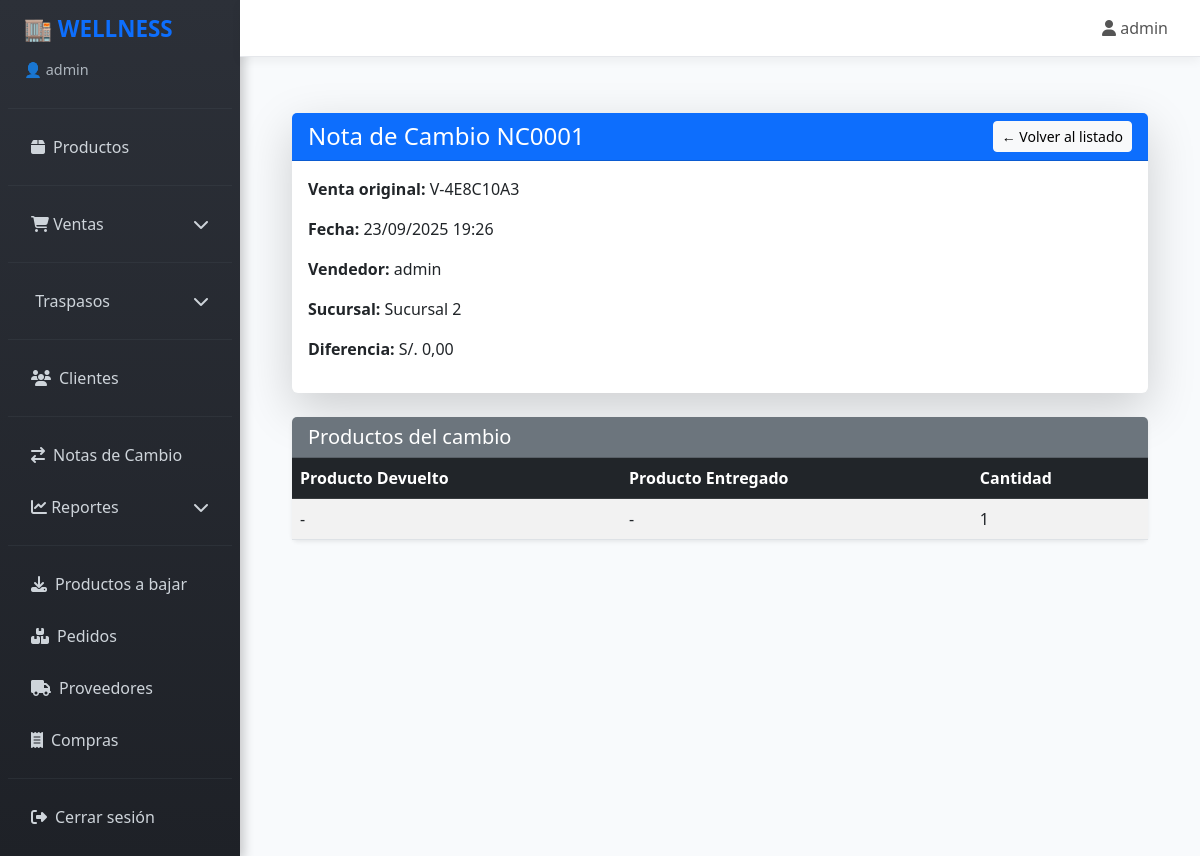
The app's page /inventory/notas-cambio/1/ (signed in) with its own data.
### inventory/models.py (models this page shows, shortened)
class NotaCambio(models.Model):
    numero = models.CharField(max_length=20, unique=True, default=generar_numero_cambio)
    venta_origen = models.ForeignKey("Ventas", on_delete=models.CASCADE, related_name="notas_cambio")
    fecha = models.DateTimeField(default=timezone.now)
    vendedor = models.ForeignKey(User, on_delete=models.SET_NULL, null=True, blank=True)
    sucursal = models.CharField(
        max_length=2,
        choices=[("S1", "Sucursal 1"), ("S2", "Sucursal 2"), ("S3", "Sucursal 3"), ("A", "Almacén")]
    )
    diferencia = models.DecimalField(max_digits=10, decimal_places=2, default=0)  # monto adicional a pagar o devolver

class Ventas(models.Model):
    numero = models.CharField(max_length=20, unique=True, default=generar_numero_venta)
    METODOS_PAGO = [
        ("efectivo", "Efectivo"),
        ("yape", "Yape"),
        ("visa", "Visa"),
        ("mixto", "Mixto"),
    ]
    ESTADOS = [
        ("pendiente", "Pendiente"),
        ("completada", "Completada"),
        ("anulada", "Anulada"),
    ]
    fecha = models.DateTimeField(default=timezone.now)
    sucursal = models.CharField(max_length=2, choices=[("S1","Sucursal 1"),("S2","Sucursal 2"),("S3","Sucursal 3"),("A","Almacén")])
    metodo_pago = models.CharField(max_length=20, choices=METODOS_PAGO)
    total = models.DecimalField(max_digits=10, decimal_places=2, default=0)
    vendedor = models.ForeignKey(User, on_delete=models.SET_NULL, null=True, blank=True)
    estado = models.CharField(max_length=20, choices=ESTADOS, default="pendiente")  # <- nuevo

class DetalleNotaCambio(models.Model):
    nota_cambio = models.ForeignKey(NotaCambio, on_delete=models.CASCADE, related_name="detalles")
    producto_devuelto = models.ForeignKey(
        "Productos",
        on_delete=models.SET_NULL,
        null=True,
        blank=True,
        related_name="cambios_devueltos"
    )
    producto_entregado = models.ForeignKey(
        "Productos",
        on_delete=models.SET_NULL,
        null=True,
        blank=True,
        related_name="cambios_entregados"
    )
    cantidad = models.PositiveIntegerField(default=1)

### inventory/views.py (the view)
# urls.py: path("notas-cambio/<int:pk>/", views.detalle_nota_cambio, name="detalle_nota_cambio"),
@login_required
def detalle_nota_cambio(request, pk):
    nota = get_object_or_404(NotaCambio, pk=pk)
    detalles = nota.detalles.all().select_related("producto_devuelto", "producto_entregado")
    return render(request, "notas_cambio/nota_cambio_detalle.html", {
        "nota": nota,
        "detalles": detalles,
    })

### inventory/templates/notas_cambio/nota_cambio_detalle.html (shortened to what this page needs)
{% extends "base.html" %}
{% block content %}
<div class="container mt-4">
  <div class="card shadow-lg border-0">
    <div class="card-header bg-primary text-white d-flex justify-content-between align-items-center">
      <h4 class="mb-0">Nota de Cambio {{ nota.numero }}</h4>
      <a href="{% url 'lista_notas_cambio' %}" class="btn btn-light btn-sm">
        ← Volver al listado
      </a>
    </div>
    <div class="card-body">
      <p><strong>Venta original:</strong> {{ nota.venta_origen.numero }}</p>
      <p><strong>Fecha:</strong> {{ nota.fecha|date:"d/m/Y H:i" }}</p>
      <p><strong>Vendedor:</strong> {{ nota.vendedor }}</p>
      <p><strong>Sucursal:</strong> {{ nota.get_sucursal_display }}</p>
      <p><strong>Diferencia:</strong> S/. {{ nota.diferencia|floatformat:2 }}</p>
    </div>
  </div>
  <div class="card mt-4 shadow-sm border-0">
    <div class="card-header bg-secondary text-white">
      <h5 class="mb-0">Productos del cambio</h5>
    </div>
    <div class="card-body p-0">
      <table class="table table-striped mb-0">
        <thead class="table-dark">
          <tr>
            <th>Producto Devuelto</th>
            <th>Producto Entregado</th>
            <th>Cantidad</th>
          </tr>
        </thead>
        <tbody>
          {% for detalle in detalles %}
          <tr>
            <td>
              {% if detalle.producto_devuelto %}
                {{ detalle.producto_devuelto.Codigo }} - {{ detalle.producto_devuelto.Marca }} {{ detalle.producto_devuelto.Modelo }}
              {% else %}
                -
              {% endif %}
            </td>
            <td>
              {% if detalle.producto_entregado %}
                {{ detalle.producto_entregado.Codigo }} - {{ detalle.producto_entregado.Marca }} {{ detalle.producto_entregado.Modelo }}
              {% else %}
                -
              {% endif %}
            </td>
            <td>{{ detalle.cantidad }}</td>
          </tr>
          {% empty %}
          <tr>
            <td colspan="3" class="text-center text-muted">No hay detalles registrados</td>
          </tr>
          {% endfor %}
        </tbody>
      </table>
    </div>
  </div>
</div>
{% endblock %}

### inventory/templates/base.html (shortened to what this page needs)
<!DOCTYPE html>
<html lang="es">
<head>
  <link href="https://cdn.jsdelivr.net/npm/bootstrap@5.3.0/dist/css/bootstrap.min.css" rel="stylesheet">
  <link href="https://cdnjs.cloudflare.com/ajax/libs/font-awesome/6.5.0/css/all.min.css" rel="stylesheet">
</head>
<body>
  <div class="sidebar">
    <h4>🏬 WELLNESS</h4>
    <div class="user-info">
      {% if request.user.is_authenticated %}
        👤 {{ request.user.get_full_name|default:request.user.username }}
      {% else %}
        👤 Invitado
      {% endif %}
    </div>
    <hr>
    <a href="{% url 'lista_productos' %}" class="{% if request.resolver_match.url_name == 'lista_productos' %}active{% endif %}">
      <i class="fa-solid fa-box"></i> Productos
    </a>
    <hr>
    {% if request.user.is_authenticated %}
    <a class="d-flex justify-content-between align-items-center" data-bs-toggle="collapse" href="#ventasSubmenu" role="button" aria-expanded="false" aria-controls="ventasSubmenu">
      <span><i class="fa-solid fa-cart-shopping"></i> Ventas</span>
      <i class="fa-solid fa-chevron-down"></i>
    </a>
    <hr>
    <a class="d-flex justify-content-between align-items-center" data-bs-toggle="collapse" href="#traspasosSubmenu" role="button" aria-expanded="false" aria-controls="traspasosSubmenu">
      <span> Traspasos</span>
      <i class="fa-solid fa-chevron-down"></i>
    </a>
    <hr>
    <a href="{% url 'listar_clientes' %}" class="{% if request.resolver_match.url_name == 'listar_clientes' %}active{% endif %}">
      <i class="fa-solid fa-users"></i> Clientes
    </a>
    {% endif %}
    {% if request.user.is_staff or request.user.is_superuser %}
      <hr>
      <a href="{% url 'lista_notas_cambio' %}" class="{% if request.resolver_match.url_name == 'lista_notas_cambio' %}active{% endif %}">
        <i class="fa-solid fa-arrow-right-arrow-left"></i> Notas de Cambio
      </a>
      <a class="d-flex justify-content-between align-items-center" data-bs-toggle="collapse" href="#reportesSubmenu" role="button" aria-expanded="false" aria-controls="reportesSubmenu">
        <span><i class="fa-solid fa-chart-line"></i> Reportes</span>
        <i class="fa-solid fa-chevron-down"></i>
      </a>
      <hr>
      <a href="{% url 'productos_a_bajar' %}" class="{% if request.resolver_match.url_name == 'productos_a_bajar' %}active{% endif %}">
        <i class="fa-solid fa-download"></i> Productos a bajar
      </a>
      <a href="{% url 'productos_a_pedir' %}" class="{% if request.resolver_match.url_name == 'productos_a_pedir' %}active{% endif %}">
        <i class="fa-solid fa-boxes-stacked"></i> Pedidos
      </a>
      <a href="{% url 'listar_proveedores' %}" class="{% if request.resolver_match.url_name == 'listar_proveedores' %}active{% endif %}">
        <i class="fa-solid fa-truck"></i> Proveedores
      </a>
      <a href="{% url 'listar_compras' %}" class="{% if request.resolver_match.url_name == 'listar_compras' %}active{% endif %}">
        <i class="fa-solid fa-receipt"></i> Compras
      </a>
    {% endif %}
    <hr>
    <a href="{% url 'logout' %}">
      <i class="fa-solid fa-right-from-bracket"></i> Cerrar sesión
    </a>
  </div>
  <div class="w-100">
    <div class="topbar">
      {% if request.user.is_authenticated %}
        <div class="user"><i class="fa-solid fa-user"></i> {{ request.user.username }}</div>
      {% endif %}
    </div>
    <div class="content">
      {% block content %}
      {% endblock %}
    </div>
  </div>
</body>
</html>

### inventory/templates/base.html (style rules this page uses)
body { min-height: 100vh; display: flex; flex-direction: row; margin: 0; font-family: 'Segoe UI', Tahoma, Geneva, Verdana, sans-serif; background-color: #f8fafc; overflow-x: hidden; }
.sidebar { min-width: 240px; max-width: 240px; background: linear-gradient(180deg, #2c3038 0%, #1e2127 100%); color: #fff; display: flex; flex-direction: column; padding: 1rem 0.5rem; box-shadow: 4px 0 10px rgba(0, 0, 0, 0.2); }
.sidebar h4 { font-size: 1.4rem; font-weight: 700; margin-bottom: 1rem; padding-left: 1rem; color: #0d6efd; }
.user-info { font-size: 0.9rem; color: #adb5bd; padding-left: 1rem; margin-bottom: 1rem; }
.sidebar a { display: flex; align-items: center; gap: 8px; padding: 10px 15px; margin: 4px 8px; color: #ced4da; text-decoration: none; border-radius: 8px; transition: all 0.25s ease; font-weight: 500; }
.sidebar hr { border-top: 1px solid #495057; margin: 12px 0; }
.topbar { width: 100%; background-color: #fff; padding: 1rem 2rem; display: flex; justify-content: space-between; align-items: center; box-shadow: 0 4px 10px rgba(0,0,0,0.05); position: sticky; top: 0; z-index: 10; border-bottom: 1px solid #e5e7eb; }
.topbar .user { font-weight: 500; color: #555; }
.content { flex-grow: 1; padding: 2rem 2.5rem; animation: fadeIn 0.4s ease-in-out; width: 100%; }

### records on screen
NotaCambio: numero "NC0001", venta_origen.numero "V-4E8C10A3", fecha "23/09/2025 19:26", vendedor "admin", sucursal "Sucursal 2", diferencia "0,00"
DetalleNotaCambio: cantidad "1"

### other values on screen
{{ request.user.get_full_name|default:request.user.username }} "admin"
{{ request.user.username }} "admin"
